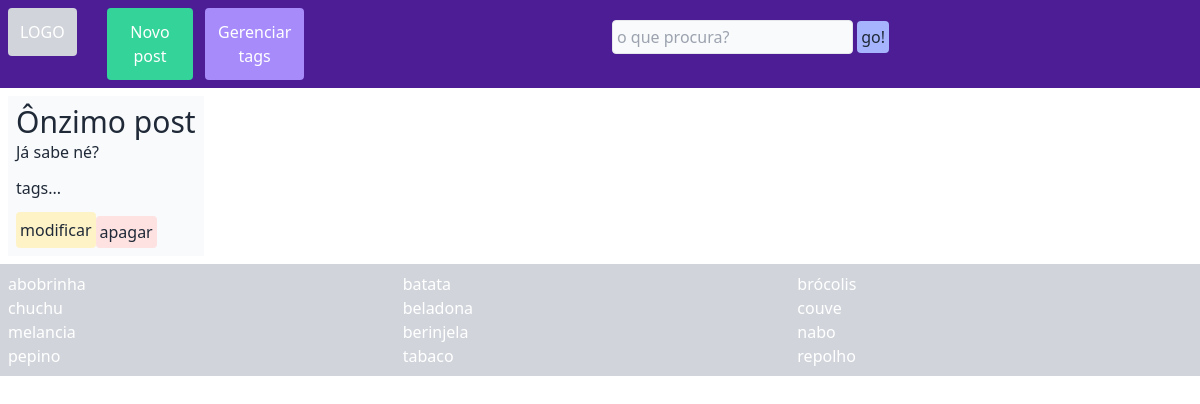
The app's page /posts/11, older data.
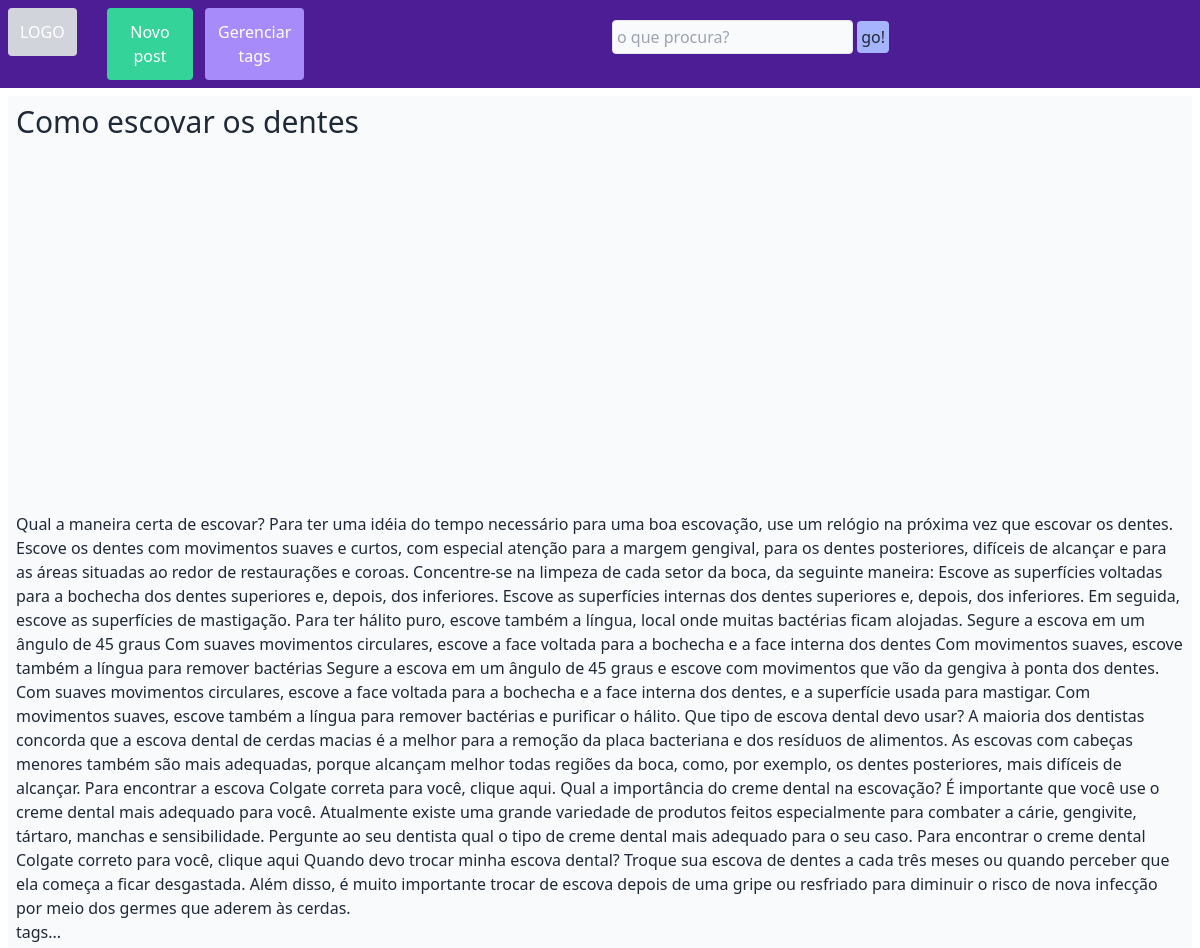
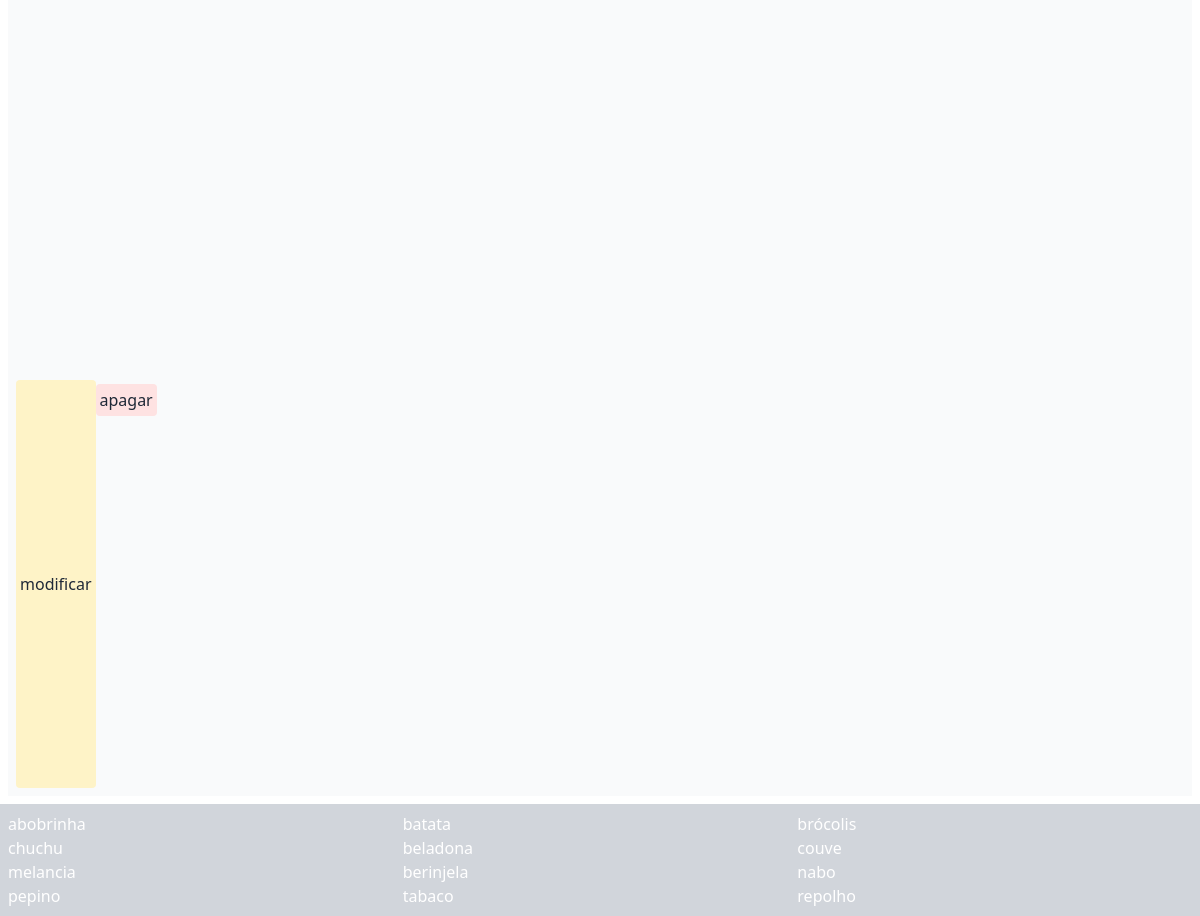
The same page, newer data (2 pictures, top to bottom).
### posts/models.py (models this page shows, shortened)
class Post(models.Model):
    titulo = models.CharField(max_length=200)
    corpo = models.TextField()
    publicado = models.DateTimeField('Publicado em', auto_now_add=True)
    atualizado = models.DateTimeField('Atualizado em', auto_now=True)
    class Meta:
        ordering = ['titulo']

### posts/views.py (the view)
# urls.py: path('', views.read, name='index'),
def read(request, post=0):
    if post:
        post = get_object_or_404(Post, pk=post)
        return render(request, 'post.html', {'post': post})
    else:
        ultimos_posts = Post.objects.order_by('-publicado')
        postagens = {'ultimos_posts': ultimos_posts,}
        return render(request, 'index.html', postagens)

### posts/templates/post.html (shortened to what this page needs)
{% extends 'base.html' %}
{% block corpo %}
    <div class="grid grid-rows-4 p-2 bg-gray-50 text-gray-800">
        <span class="text-3xl">{{ post.titulo }}</span>
        <span>{{ post.corpo }}</span>
        <span>
        tags...
        </span>
        <div class="flex flex-wrap">
            <button type="button" id="modalUpdate" value="{{ post.id }}" class="bg-yellow-100 rounded p-1 hover:bg-yellow-300">modificar</button>
            <form action="{% url 'delete' post.id %}" method="POST">
                <input type="submit" value="apagar" class="mt-1 bg-red-100 rounded p-1 cursor-pointer hover:bg-red-600 hover:text-white">
            </form>
        </div>
    </div>
{% endblock corpo %}

Row changes from the older to the newer data that the page shows:
changed Post: titulo "Ônzimo post" → "Como escovar os dentes"; corpo "Já sabe né?" → "Qual a maneira certa de escovar? Para ter uma idéia do tempo necessário para uma boa escovação, use um relógio na próxima vez que escovar os dentes. Escove os dentes com movimentos suaves e curtos, com especial atenção para a margem gengival, para os dentes posteriores, difíceis de alcançar e para as áreas situadas ao redor de restaurações e coroas. Concentre-se na limpeza de cada setor da boca, da seguinte maneira: Escove as superfícies voltadas para a bochecha dos dentes superiores e, depois, dos inferiores. Escove as superfícies internas dos dentes superiores e, depois, dos inferiores. Em seguida, escove as superfícies de mastigação. Para ter hálito puro, escove também a língua, local…"
